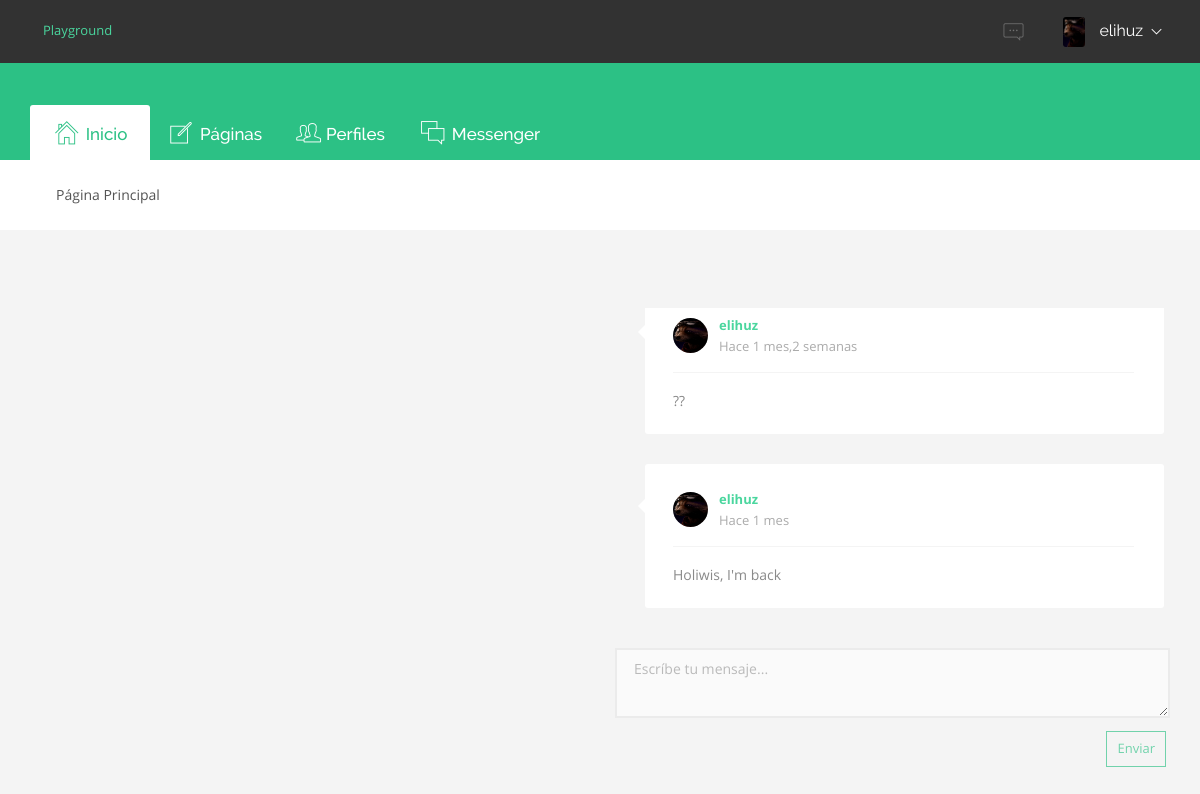
Screenshot of /messages/t/1 (signed in) with the database file from the repository.
### registration/models.py (models this page shows)
class Profile(models.Model):
    user = models.OneToOneField(User, on_delete=models.CASCADE)
    avatar = models.ImageField(upload_to=custom_upload_to, null=True, blank=True)
    bio = models.TextField(null=True, blank=True)
    link = models.URLField(max_length=200, null=True, blank=True)
    class Meta:
        ordering = ['user__username']

### messenger/models.py (models this page shows)
class Message(models.Model):
    user = models.ForeignKey(User, on_delete=models.CASCADE)
    content = models.TextField()
    created_at = models.DateTimeField(auto_now_add=True)
    class Meta:
        ordering = ['created_at']

### messenger/views.py (the view)
# urls.py: path('messages/t/<int:pk>', ThreadDetail.as_view(), name='message'),
@method_decorator(login_required, name='dispatch')
class ThreadDetail(DetailView):
    model = Thread
    def get_object(self):
        obj = super(ThreadDetail, self).get_object()
        if self.request.user not in obj.users.all():
            raise Http404()
        return obj

### messenger/templates/messenger/thread_detail.html (shortened to what this page needs)
{% extends 'includes/index.html' %}
{% load static %}
{% block content %}
                <div class="row">
                    <div class="col-md-12">
                        <ul class="timeline timeline-variant" id="thread" style="max-height:300px; overflow-y:auto; padding:0 0.5em;">
                        {% for message in object.messages.all %}
                            <li class="timeline-item timeline-item-detailed {% if message.user == request.user %}right{% else %}left{% endif %}">
                                <div class="timeline-content timeline-type">
                                    <div class="timeline-avatar">
                                {% if message.user == request.user %}
                                    {% if request.user.profile.avatar %}
                                        <img class="circle" src="{{ request.user.profile.avatar.url }}" alt="{{ request.user.username }}-avatar">
                                    {% else %}
                                        <img class="circle" src="{% static 'img/no-avatar.jpg' %}" alt="{{ request.user.username }}-no-avatar">
                                    {% endif %}
                                    </div>
                                    <div class="timeline-header">
                                        <span class="timeline-autor"><a href="{% url 'profiles:user' request.user.username %}" rel="nofollow, noindex">{{ request.user.username }}</a></span>
                                        <span class="timeline-time">Hace {{ message.created_at|timesince }}</span>
                                    </div>
                                    <div class="timeline-summary">
                                        <p>{{ message.content }}</p>
                                    </div>
                                {% endif %}
                                </div>
                            </li>
                        {% endfor %}
                        </ul>
                    </div>
                    <div class="col-6">
                    </div>
                    <div class="col-12 col-lg-6 text-right">
                        <textarea class="form-control" id="content" rows="3" placeholder="Escríbe tu mensaje..."></textarea>
                    </div>
                    <div class="col-12 text-right mt-3">
                        <button class="btn btn-space btn-outline-primary btn-space" id="send" disabled>Enviar</button>
                    </div>
                </div>
{% endblock %}

### core/templates/includes/navbar-top.html (shortened to what this page needs)
        <nav class="navbar navbar-expand navbar-dark mai-top-header">
            <div class="container">
                <a class="navbar" href="{% url 'home' %}">Playground</a>
            {% if request.user.is_authenticated %}
            {% load static %}
                <ul class="navbar-nav float-lg-right mai-icons-nav">
                    <li class="dropdown nav-item mai-messages">
                        <a class="nav-link dropdown-toggle" href="#" data-toggle="dropdown" rel="nofollow, noindex" role="button" aria-expanded="false"><span class="icon s7-comment"></span></a>
                    </li>
                </ul>
                <ul class="nav navbar-nav float-lg-right mai-user-nav">
                    <li class="dropdown nav-item">
                        <a class="dropdown-toggle nav-link" href="#" data-toggle="dropdown" rel="nofollow, noindex" role="button" aria-expanded="false">
                        {% if request.user.profile.avatar %}
                            <img src="{{ request.user.profile.avatar.url }}" alt="{{ request.user.username }}-avatar">
                        {% else %}
                            <img src="{% static 'img/no-avatar.jpg' %}" alt="{{ request.user.username }}-no-avatar">
                        {% endif %}
                            <span class="user-name">{{ request.user.username }}</span><span class="angle-down s7-angle-down"></span>
                        </a>
                    </li>
                </ul>
                {% endif %}
            </div>
        </nav>

### rows the page displays
Message: user.profile.avatar (picture), created_at "1 mes,2 semanas", content "??"
Message: user.profile.avatar (picture), created_at "1 mes", content "Holiwis, I'm back"

### other values shown
{{ request.user.username }} "elihuz"
